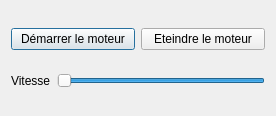
<?xml version="1.0" encoding="UTF-8"?>
<ui version="4.0">
 <class>param</class>
 <widget class="QDialog" name="param">
  <property name="windowModality">
   <enum>Qt::WindowModal</enum>
  </property>
  <property name="geometry">
   <rect>
    <x>0</x>
    <y>0</y>
    <width>276</width>
    <height>116</height>
   </rect>
  </property>
  <property name="windowTitle">
   <string>Dialog</string>
  </property>
  <layout class="QVBoxLayout" name="verticalLayout">
   <item>
    <layout class="QHBoxLayout" name="horizontalLayout_2">
     <item>
      <widget class="QPushButton" name="StartButton">
       <property name="text">
        <string>Démarrer le moteur</string>
       </property>
      </widget>
     </item>
     <item>
      <widget class="QPushButton" name="StopButton">
       <property name="text">
        <string>Eteindre le moteur</string>
       </property>
      </widget>
     </item>
    </layout>
   </item>
   <item>
    <layout class="QHBoxLayout" name="horizontalLayout">
     <item>
      <widget class="QLabel" name="label">
       <property name="text">
        <string>Vitesse</string>
       </property>
      </widget>
     </item>
     <item>
      <widget class="QSlider" name="AccelSlider">
       <property name="minimum">
        <number>1</number>
       </property>
       <property name="maximum">
        <number>500000</number>
       </property>
       <property name="singleStep">
        <number>1</number>
       </property>
       <property name="value">
        <number>120000</number>
       </property>
       <property name="orientation">
        <enum>Qt::Horizontal</enum>
       </property>
       <property name="invertedAppearance">
        <bool>true</bool>
       </property>
       <property name="invertedControls">
        <bool>false</bool>
       </property>
      </widget>
     </item>
    </layout>
   </item>
  </layout>
 </widget>
 <resources/>
 <connections/>
</ui>
